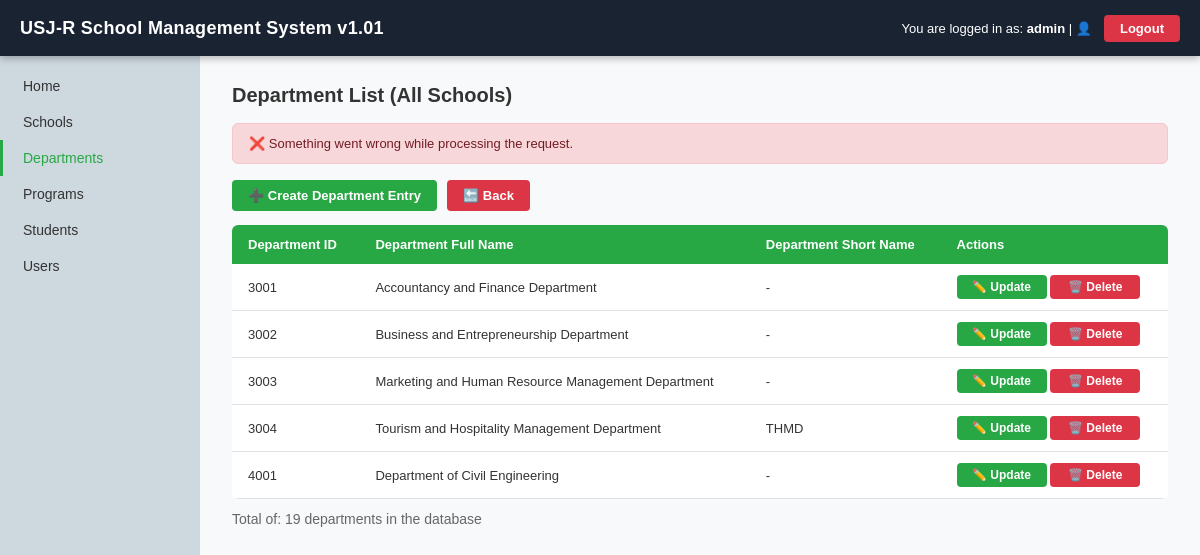
Screenshot of /Final/screens/departments/departments.php?msg=db_error (signed in) with the database file from the repository.
### tables this page shows
CREATE TABLE `departments`(
  `deptid` INT NOT NULL,
  `deptfullname` VARCHAR(100) NOT NULL,
  `deptshortname` VARCHAR(20),
  `deptcollid` INT NOT NULL, 

  PRIMARY KEY (`deptid`),

  CONSTRAINT `fk_department_college_id`
     FOREIGN KEY (`deptcollid`) 
     REFERENCES `colleges` (`collid`)
     ON DELETE CASCADE
     ON UPDATE CASCADE
  );

### Final/database/service.php (called while the page is built, shortened)
<?php
function h($value): string {
    return htmlspecialchars((string)$value, ENT_QUOTES, 'UTF-8');
}
function currentUser(): ?array {
    return $_SESSION['user'] ?? null;
}

### Final/screens/departments/departments.php (the view, shortened to what this page needs)
<?php
require_once __DIR__ . '/../../database/Service.php';
$user = currentUser();
$isAdmin = strtolower($user['role'] ?? '') === 'administrator'
        || strtolower($user['role'] ?? '') === 'admin';
$msg = $_GET['msg'] ?? '';
$collid = (int)($_GET['collid'] ?? 0);
$page = max(1, (int)($_GET['page'] ?? 1));
$perPage = 5;
$total = 0;
$departments = [];
$schoolLabel = '';
try {
    if ($collid > 0) {
        $stmt = $pdo->prepare("SELECT COUNT(*) FROM departments WHERE deptid <> 0 AND deptcollid = :collid");
        $stmt->bindValue(':collid', $collid, PDO::PARAM_INT);
        $stmt->execute();
        $total = (int)$stmt->fetchColumn();
    } else {
        $total = (int)$pdo->query("SELECT COUNT(*) FROM departments WHERE deptid <> 0")->fetchColumn();
    }
    $totalPages = max(1, (int)ceil($total / $perPage));
    $page = min($page, $totalPages);
    $offset = ($page - 1) * $perPage;
    if ($collid > 0) {
        $stmt = $pdo->prepare("
            SELECT d.*, c.collfullname, c.collshortname
            FROM departments d
            LEFT JOIN colleges c ON c.collid = d.deptcollid
            WHERE d.deptid <> 0 AND d.deptcollid = :collid
            ORDER BY d.deptid
            LIMIT :limit OFFSET :offset
        ");
        $stmt->bindValue(':collid', $collid, PDO::PARAM_INT);
        $stmt->bindValue(':limit', $perPage, PDO::PARAM_INT);
        $stmt->bindValue(':offset', $offset, PDO::PARAM_INT);
        $stmt->execute();
        $departments = $stmt->fetchAll();
    } else {
        $stmt = $pdo->prepare("
            SELECT d.*, c.collfullname, c.collshortname
            FROM departments d
            LEFT JOIN colleges c ON c.collid = d.deptcollid
            WHERE d.deptid <> 0
            ORDER BY d.deptid
            LIMIT :limit OFFSET :offset
        ");
        $stmt->bindValue(':limit', $perPage, PDO::PARAM_INT);
        $stmt->bindValue(':offset', $offset, PDO::PARAM_INT);
        $stmt->execute();
        $departments = $stmt->fetchAll();
    }
} catch (Throwable $e) {
    $dbError = true;
    $departments = [];
    $total = 0;
}
?>
<!DOCTYPE html>
<html lang="en">
<head>
    <link rel="stylesheet" href="../../assets/website.css">
</head>
<body>
    <header class="topbar">
        <a class="topbar-brand" href="../homepage.php">USJ-R School Management System v1.01</a>
        <div class="topbar-right">
            <span class="user-info">You are logged in as: <strong><?= h($user['username'] ?? '') ?></strong> | 👤</span>
            <a href="../../login.php?action=logout" class="btn-logout" style="text-decoration:none;">Logout</a>
        </div>
    </header>
    <aside class="sidebar">
        <nav>
            <ul>
                <li><a href="../homepage.php">Home</a></li>
                <li><a href="../schools/schools.php">Schools</a></li>
                <li><a href="chooseSchool.php" class="active">Departments</a></li>
                <li><a href="../programs/programs.php">Programs</a></li>
                <li><a href="../students/students.php">Students</a></li>
                <?php if ($isAdmin): ?>
                    <li><a href="../users/users.php">Users</a></li>
                <?php endif; ?>
            </ul>
        </nav>
    </aside>
   <main class="main-content">
    <div class="section-header">
        <h2>Department List<?= $collid > 0 && $schoolLabel ? ' - ' . h($schoolLabel) : ' (All Schools)' ?></h2>
    </div>
    <?php if ($msg === 'created'): ?>
        <div class="alert alert-success">✅ Department entry created successfully.</div>
    <?php elseif ($msg === 'updated'): ?>
        <div class="alert alert-success">✅ Department entry updated successfully.</div>
    <?php elseif ($msg === 'deleted'): ?>
        <div class="alert alert-info">🗑️ Department entry deleted.</div>
    <?php elseif ($msg === 'db_error' || !empty($dbError)): ?><div class="alert alert-danger">
        ❌ Something went wrong while processing the request.
    </div>
    <?php elseif ($msg === 'not_found'): ?>
        <div class="alert alert-danger">❌ Department not found.</div>
    <?php endif; ?>
    <div style="margin-bottom:14px; display:flex; gap:10px;">
       <a href="departmentCreate.php?collid=<?= $collid ?>" class="btn btn-green">➕ Create Department Entry</a>
            <a href="chooseSchool.php" class="btn btn-red">🔙 Back</a>
    </div>
    <div class="table-wrap">
        <table>
            <thead>
                <tr>
                    <th>Department ID</th>
                    <th>Department Full Name</th>
                    <th>Department Short Name</th>
                    <th>Actions</th>
                </tr>
            </thead>
            <tbody>
                <?php if (empty($departments)): ?>
                    <tr><td colspan="4" style="text-align:center;color:#999;padding:24px;">No records found.</td></tr>
                <?php else: ?>
                    <?php foreach ($departments as $d): ?>
                        <tr>
                            <td><?= h($d['deptid']) ?></td>
                            <td><?= h($d['deptfullname']) ?></td>
                            <td><?= h($d['deptshortname'] ?: '-') ?></td>
                            <td>
                                <a href="departmentUpdate.php?deptid=<?= urlencode((string)$d['deptid']) ?>" class="btn btn-green btn-sm">✏️ Update</a>
                                <a href="departmentDelete.php?deptid=<?= urlencode((string)$d['deptid']) ?>" class="btn btn-red btn-sm">🗑️ Delete</a>
                            </td>
                        </tr>
                    <?php endforeach; ?>
                <?php endif; ?>
            </tbody>
        </table>
    </div>
    <div style="margin-top:12px; color:#666;">
        Total of: <?= (int)$total ?> departments in the database
    </div>
</main>
</body>
</html>

### Final/assets/website.css (style rules this page uses)
* { box-sizing: border-box; margin: 0; padding: 0; }
:root { --navy: #1a2332; --green: #28a745; --green2: #218838; --red: #dc3545; --red2: #c82333; --orange: #fd7e14; --blue: #007bff; --white: #ffffff; --light: #f8f9fa; --border: #dee2e6; --text: #333333; --muted: #6c757d; --white2: #ced8df; --sidebar-w: 200px; }
body { font-family: sans-serif; font-size: 14px; color: var(--text); background: var(--light); min-height: 100vh; }
.topbar { background: var(--navy); color: var(--white); height: 56px; display: flex; align-items: center; justify-content: space-between; padding: 0 20px; position: fixed; top: 0; left: 0; right: 0; z-index: 1000; box-shadow: 0 2px 8px rgba(0,0,0,.3); }
.topbar-brand { font-size: 18px; font-weight: 700; color: var(--white); text-decoration: none; letter-spacing: .3px; }
.topbar-right { display: flex; align-items: center; gap: 12px; font-size: 13px; }
.topbar-right .user-info { color: var(--white); }
.sidebar { position: fixed; top: 56px; left: 0; bottom: 0; width: var(--sidebar-w); background: var(--white2); }
.sidebar nav ul { padding: 12px 0; }
.sidebar nav ul li a { display: block; padding: 10px 20px; color: var(--text); text-decoration: none; font-size: 14px; font-weight: 500; border-left: 3px solid transparent; transition: all .15s; }
.sidebar nav ul li a.active { color: var(--green); border-left-color: var(--green); }
.main-content { margin-left: var(--sidebar-w); margin-top: 56px; padding: 28px 32px; }
.section-header { display: flex; align-items: center; justify-content: space-between; margin-bottom: 16px; }
.section-header h2 { font-size: 20px; font-weight: 700; }
.table-wrap { overflow-x: auto; }
table { width: 100%; border-collapse: collapse; background: var(--white); border-radius: 6px; overflow: hidden; }
table thead tr { background: var(--green); color: var(--white); }
table thead th { padding: 12px 16px; text-align: left; font-weight: 600; font-size: 13px; }
table tbody tr { border-bottom: 1px solid var(--border); }
table tbody td { padding: 11px 16px; font-size: 13px; }
.alert { padding: 12px 16px; border-radius: 6px; margin-bottom: 16px; font-size: 13px; font-weight: 500; }
.alert-danger { background: #f8d7da; color: #721c24; border: 1px solid #f5c6cb; }
.btn { display: inline-flex; align-items: center; gap: 5px; padding: 8px 16px; border: none; border-radius: 4px; font-size: 13px; font-weight: 600; cursor: pointer; text-decoration: none; transition: background .15s, opacity .15s; font-family: inherit; }
.btn-green { background: var(--green); color: var(--white); }
.btn-red { background: var(--red); color: var(--white); }
.btn-sm { padding: 5px 12px; font-size: 12px; min-width: 90px; display: inline-flex; align-items: center; justify-content: center; text-align: center; }
.btn-logout { background: var(--red); color: var(--white); padding: 6px 16px; border: none; border-radius: 4px; font-size: 13px; font-weight: 600; cursor: pointer; font-family: inherit; transition: background .15s; }

### rows the page displays
departments: deptid "3001", deptfullname "Accountancy and Finance Department", deptshortname "-"
departments: deptid "3002", deptfullname "Business and Entrepreneurship Department", deptshortname "-"
departments: deptid "3003", deptfullname "Marketing and Human Resource Management Department", deptshortname "-"
departments: deptid "3004", deptfullname "Tourism and Hospitality Management Department", deptshortname "THMD"
departments: deptid "4001", deptfullname "Department of Civil Engineering", deptshortname "-"

### other values shown
$user['username'] "admin"
$total "19"
